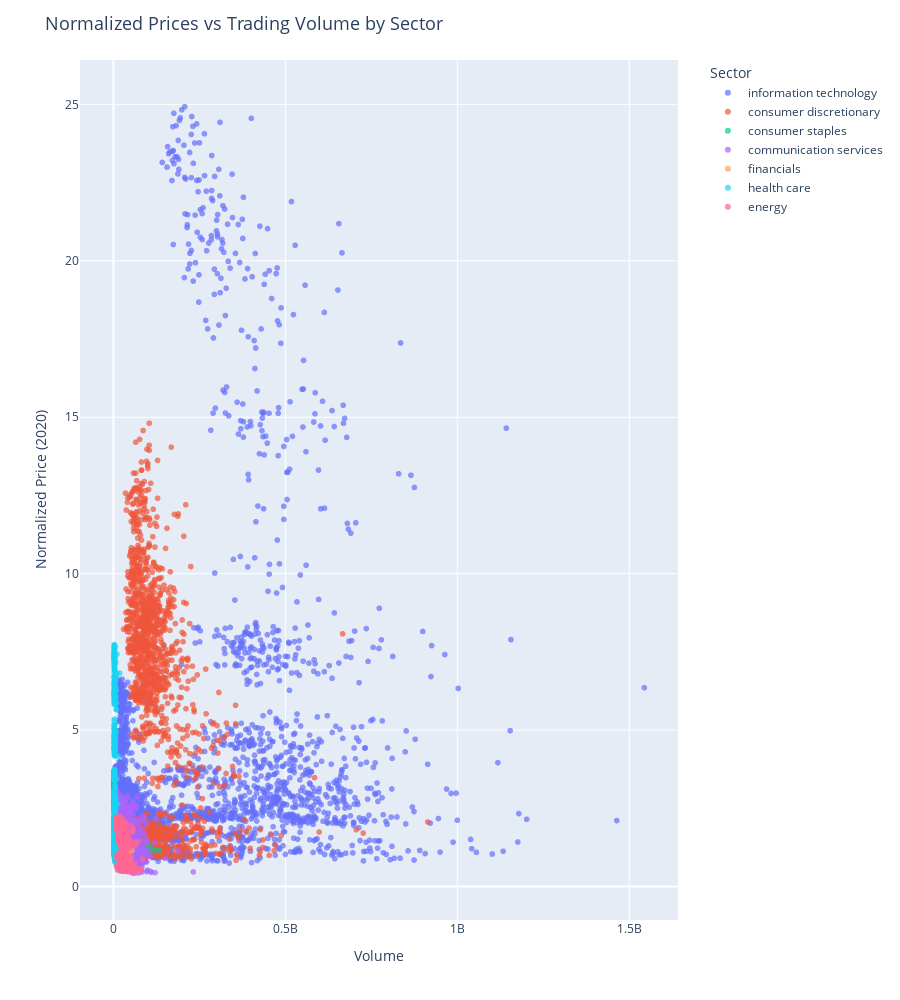

The notebook cell saved with this chart:
### Code cell
# Create a scatter plot with Plotly
fig = px.scatter(
    master_2020,
    x="volume",
    y="norm_price_2020",
    color="sector",
    color_continuous_scale=px.colors.sequential.Viridis,
    size_max=40,  # Adjust this value to make points smaller
    opacity=0.7,
    labels={"sector": "Sector", "volume": "Volume", "norm_price_2020": "Normalized Price (2020)"}
)

# Update layout to mimic the aesthetics of the Matplotlib plot and adjust height
fig.update_layout(
    title="Normalized Prices vs Trading Volume by Sector",
    title_font_size=18,
    xaxis_title="Volume",
    yaxis_title="Normalized Price (2020)",
    legend_title_text="Sector",
    height=1000,  # Adjust this value to make the plot higher
    legend=dict(
        x=1.05,
        y=1,
        yanchor='top',
        xanchor='left',
        title_font_size=14
    )
)

### Figure 1 — Plotly figure (JSON) as saved in the notebook; plotly's stock layout.template omitted (floating-point values rounded to 4 significant figures; data arrays with more than 128 entries replaced by an {"elided": "..."} marker saying what was removed)
{"data": [{"hovertemplate": "Sector=information technology<br>Volume=%{x}<br>Normalized Price (2020)=%{y}<extra></extra>", "legendgroup": "information technology", "marker": {"color": "#636efa", "opacity": 0.7, "symbol": "circle"}, "mode": "markers", "name": "information technology", "showlegend": true, "type": "scattergl", "x": {"elided": "6225 int values"}, "xaxis": "x", "y": {"elided": "6225 float values"}, "yaxis": "y"}, {"hovertemplate": "Sector=consumer discretionary<br>Volume=%{x}<br>Normalized Price (2020)=%{y}<extra></extra>", "legendgroup": "consumer discretionary", "marker": {"color": "#EF553B", "opacity": 0.7, "symbol": "circle"}, "mode": "markers", "name": "consumer discretionary", "showlegend": true, "type": "scattergl", "x": {"elided": "3735 int values"}, "xaxis": "x", "y": {"elided": "3735 float values"}, "yaxis": "y"}, {"hovertemplate": "Sector=consumer staples<br>Volume=%{x}<br>Normalized Price (2020)=%{y}<extra></extra>", "legendgroup": "consumer staples", "marker": {"color": "#00cc96", "opacity": 0.7, "symbol": "circle"}, "mode": "markers", "name": "consumer staples", "showlegend": true, "type": "scattergl", "x": {"elided": "3735 int values"}, "xaxis": "x", "y": {"elided": "3735 float values"}, "yaxis": "y"}, {"hovertemplate": "Sector=communication services<br>Volume=%{x}<br>Normalized Price (2020)=%{y}<extra></extra>", "legendgroup": "communication services", "marker": {"color": "#ab63fa", "opacity": 0.7, "symbol": "circle"}, "mode": "markers", "name": "communication services", "showlegend": true, "type": "scattergl", "x": {"elided": "3735 int values"}, "xaxis": "x", "y": {"elided": "3735 float values"}, "yaxis": "y"}, {"hovertemplate": "Sector=financials<br>Volume=%{x}<br>Normalized Price (2020)=%{y}<extra></extra>", "legendgroup": "financials", "marker": {"color": "#FFA15A", "opacity": 0.7, "symbol": "circle"}, "mode": "markers", "name": "financials", "showlegend": true, "type": "scattergl", "x": {"elided": "3735 int values"}, "xaxis": "x", "y": {"elided": "3735 float values"}, "yaxis": "y"}, {"hovertemplate": "Sector=health care<br>Volume=%{x}<br>Normalized Price (2020)=%{y}<extra></extra>", "legendgroup": "health care", "marker": {"color": "#19d3f3", "opacity": 0.7, "symbol": "circle"}, "mode": "markers", "name": "health care", "showlegend": true, "type": "scattergl", "x": {"elided": "2490 int values"}, "xaxis": "x", "y": {"elided": "2490 float values"}, "yaxis": "y"}, {"hovertemplate": "Sector=energy<br>Volume=%{x}<br>Normalized Price (2020)=%{y}<extra></extra>", "legendgroup": "energy", "marker": {"color": "#FF6692", "opacity": 0.7, "symbol": "circle"}, "mode": "markers", "name": "energy", "showlegend": true, "type": "scattergl", "x": {"elided": "1245 int values"}, "xaxis": "x", "y": {"elided": "1245 float values"}, "yaxis": "y"}], "layout": {"height": 1000, "legend": {"title": {"font": {"size": 14}, "text": "Sector"}, "tracegroupgap": 0, "x": 1.05, "xanchor": "left", "y": 1, "yanchor": "top"}, "margin": {"t": 60}, "title": {"font": {"size": 18}, "text": "Normalized Prices vs Trading Volume by Sector"}, "xaxis": {"anchor": "y", "domain": [0, 1], "title": {"text": "Volume"}}, "yaxis": {"anchor": "x", "domain": [0, 1], "title": {"text": "Normalized Price (2020)"}}}}
